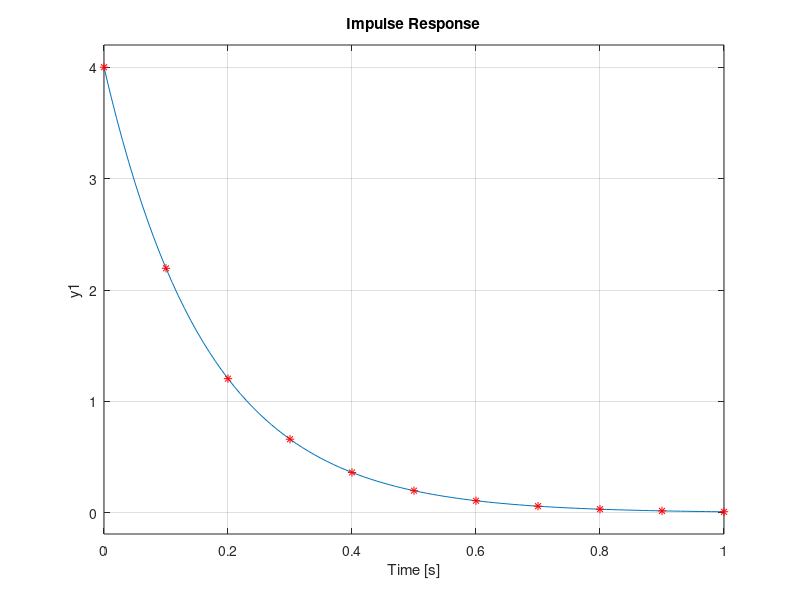
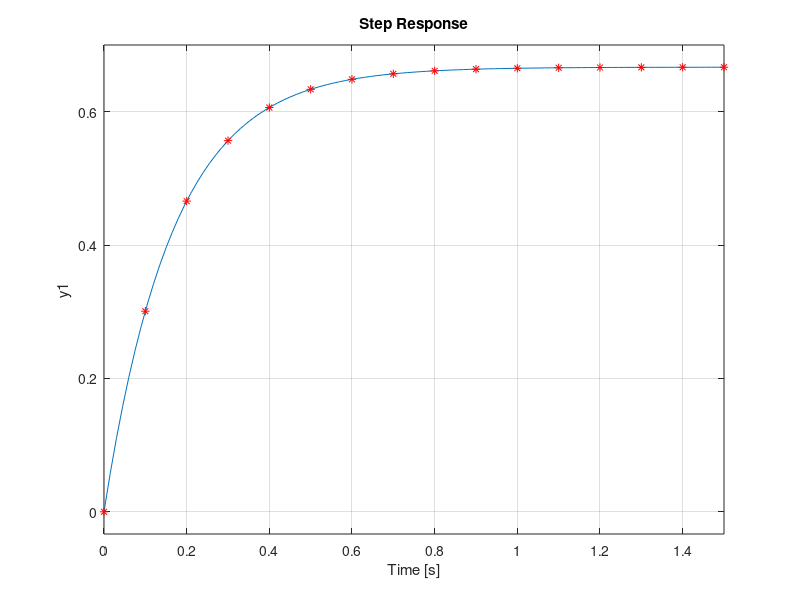
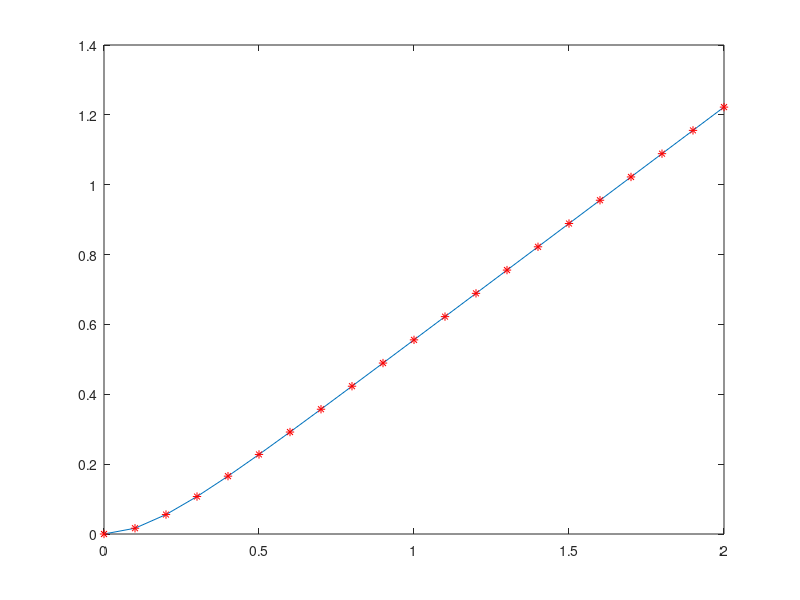

Write MATLAB code to recreate these figures, in order.
H = tf(4, [1,6])

%RASPUNS LA IMPULS
figure()
impulse(H,1);
t = 0:0.1:1;
h = 4*exp(-6*t);
hold on;
plot(t,h,'*r');

%RASPUNS LA TREAPTA
figure()
step(H,1.5); %numeric
t = 0:0.1:1.5;
yt = 4/6-4/6*exp(-6*t); %analitic
hold on;
plot(t,yt,'*r');

%RASPUNS LA RAMPA
figure()
t = 0:0.1:2;
u = t;
y = lsim(H,u,t); %numeric
plot(t,y);
hold on;
yr = -1/9+2/3*t+1/9*exp(-6*t);
plot(t,yr,'*r');
